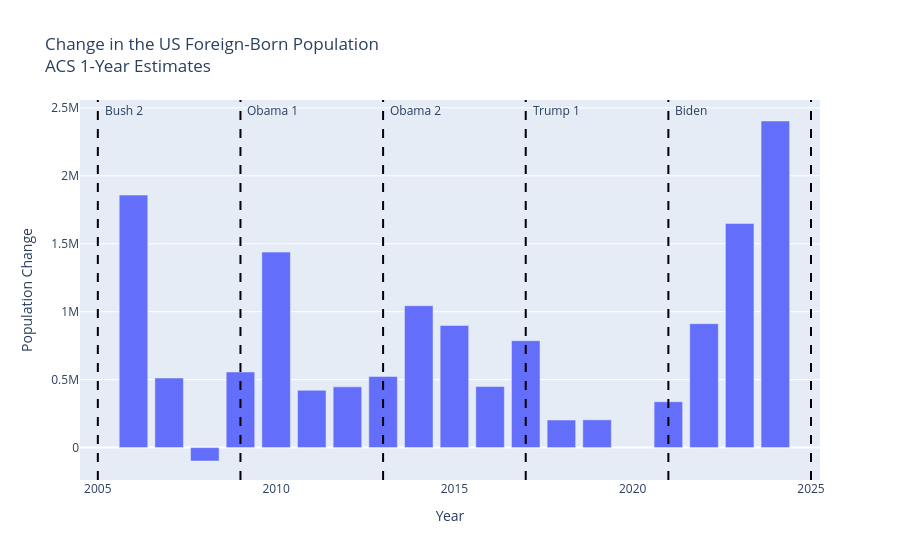

The code cell stored with this chart in its notebook:
### Code cell
plot_nativity_change(
    df,
    "Foreign-born",
    "Change in the US Foreign-Born Population<br>ACS 1-Year Estimates",
)

### Figure 1 — Plotly figure (JSON) as saved in the notebook; plotly's stock layout.template omitted (floating-point values rounded to 4 significant figures)
{"data": [{"hovertemplate": "Year=%{x}<br>Population Change=%{y}<extra></extra>", "legendgroup": "", "marker": {"color": "#636efa", "pattern": {"shape": ""}}, "name": "", "orientation": "v", "showlegend": false, "textposition": "auto", "type": "bar", "x": [2005, 2006, 2007, 2008, 2009, 2010, 2011, 2012, 2013, 2014, 2015, 2016, 2017, 2018, 2019, 2021, 2022, 2023, 2024], "xaxis": "x", "y": [NaN, 1858000.0, 511900.0, -98760.0, 556300.0, 1439000.0, 422000.0, 446800.0, 523400.0, 1044000.0, 898600.0, 449000.0, 786500.0, 202900.0, 204200.0, 337200.0, 912100.0, 1649000.0, 2403000.0], "yaxis": "y"}], "layout": {"annotations": [{"showarrow": false, "text": "Bush 2", "x": 2005, "xanchor": "left", "xshift": 5, "y": 2403447, "yanchor": "bottom"}, {"showarrow": false, "text": "Obama 1", "x": 2009, "xanchor": "left", "xshift": 5, "y": 2403447, "yanchor": "bottom"}, {"showarrow": false, "text": "Obama 2", "x": 2013, "xanchor": "left", "xshift": 5, "y": 2403447, "yanchor": "bottom"}, {"showarrow": false, "text": "Trump 1", "x": 2017, "xanchor": "left", "xshift": 5, "y": 2403447, "yanchor": "bottom"}, {"showarrow": false, "text": "Biden", "x": 2021, "xanchor": "left", "xshift": 5, "y": 2403447, "yanchor": "bottom"}, {"showarrow": false, "text": "", "x": 2025, "xanchor": "left", "xshift": 5, "y": 2403447, "yanchor": "bottom"}], "barmode": "relative", "legend": {"tracegroupgap": 0}, "shapes": [{"line": {"color": "black", "dash": "dash"}, "type": "line", "x0": 2005, "x1": 2005, "xref": "x", "y0": 0, "y1": 1, "yref": "y domain"}, {"line": {"color": "black", "dash": "dash"}, "type": "line", "x0": 2009, "x1": 2009, "xref": "x", "y0": 0, "y1": 1, "yref": "y domain"}, {"line": {"color": "black", "dash": "dash"}, "type": "line", "x0": 2013, "x1": 2013, "xref": "x", "y0": 0, "y1": 1, "yref": "y domain"}, {"line": {"color": "black", "dash": "dash"}, "type": "line", "x0": 2017, "x1": 2017, "xref": "x", "y0": 0, "y1": 1, "yref": "y domain"}, {"line": {"color": "black", "dash": "dash"}, "type": "line", "x0": 2021, "x1": 2021, "xref": "x", "y0": 0, "y1": 1, "yref": "y domain"}, {"line": {"color": "black", "dash": "dash"}, "type": "line", "x0": 2025, "x1": 2025, "xref": "x", "y0": 0, "y1": 1, "yref": "y domain"}], "title": {"text": "Change in the US Foreign-Born Population<br>ACS 1-Year Estimates"}, "xaxis": {"anchor": "y", "domain": [0, 1], "title": {"text": "Year"}}, "yaxis": {"anchor": "x", "domain": [0, 1], "title": {"text": "Population Change"}}}}
